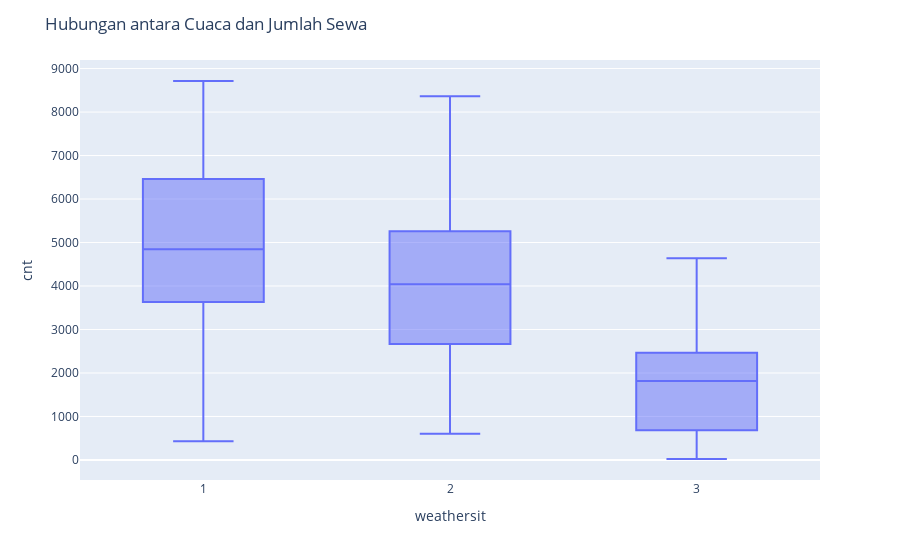

The notebook cell this image was saved under:
### Markdown cell above
**> Hubungan antara cuaca (weathersit) dan jumlah sewa (cnt)**

### Code cell
fig = px.box(df_day, x='weathersit', y='cnt')
fig.update_layout(title='Hubungan antara Cuaca dan Jumlah Sewa')
fig.show()

### Figure 1 — Plotly figure (JSON) as saved in the notebook; plotly's stock layout.template omitted (floating-point values rounded to 4 significant figures; data arrays with more than 128 entries replaced by an {"elided": "..."} marker saying what was removed)
{"data": [{"alignmentgroup": "True", "hovertemplate": "weathersit=%{x}<br>cnt=%{y}<extra></extra>", "legendgroup": "", "marker": {"color": "#636efa"}, "name": "", "notched": false, "offsetgroup": "", "orientation": "v", "showlegend": false, "type": "box", "x": {"elided": "731 int values"}, "x0": " ", "xaxis": "x", "y": {"elided": "731 int values"}, "y0": " ", "yaxis": "y"}], "layout": {"boxmode": "group", "legend": {"tracegroupgap": 0}, "margin": {"t": 60}, "title": {"text": "Hubungan antara Cuaca dan Jumlah Sewa"}, "xaxis": {"anchor": "y", "domain": [0, 1], "title": {"text": "weathersit"}}, "yaxis": {"anchor": "x", "domain": [0, 1], "title": {"text": "cnt"}}}}
